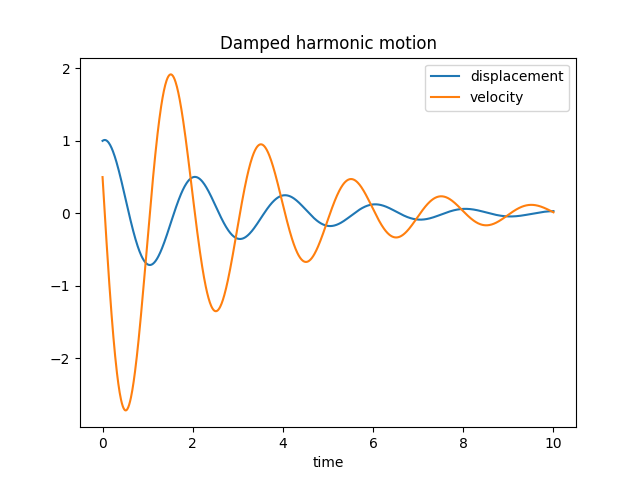

The script that drew this image:
import numpy as np
import matplotlib.pyplot as plt
from scipy.integrate import odeint
# Damped harmonic motion

#constants,initial conditions and time space
ic=[1,0.5] #initial displacement,initial velocity
c=0.7 #damping constant
k=10 #spring constant
m=1 #mass


time_space=np.linspace(0,10,1001)

#the ode of the system/problem

def system_of_odes(y,t,c,m,k):
    x,x_dot=y
    x_ddot=-c/m *x_dot -k/m *x
    return x_dot, x_ddot
    
    

#solving ode using odeint 
#syntax: solution=odeint(func,y0,t,args)
solution=odeint(system_of_odes,y0=ic,t=time_space,args=(c,m,k))
x_sol=solution[:,0]
x_dot_sol=solution[:,1]
print(x_sol)
print(x_dot_sol)

plt.plot(time_space,x_sol,label="displacement")
plt.plot(time_space,x_dot_sol,label="velocity")
plt.title("Damped harmonic motion")
plt.xlabel("time")
plt.legend()
plt.show()
